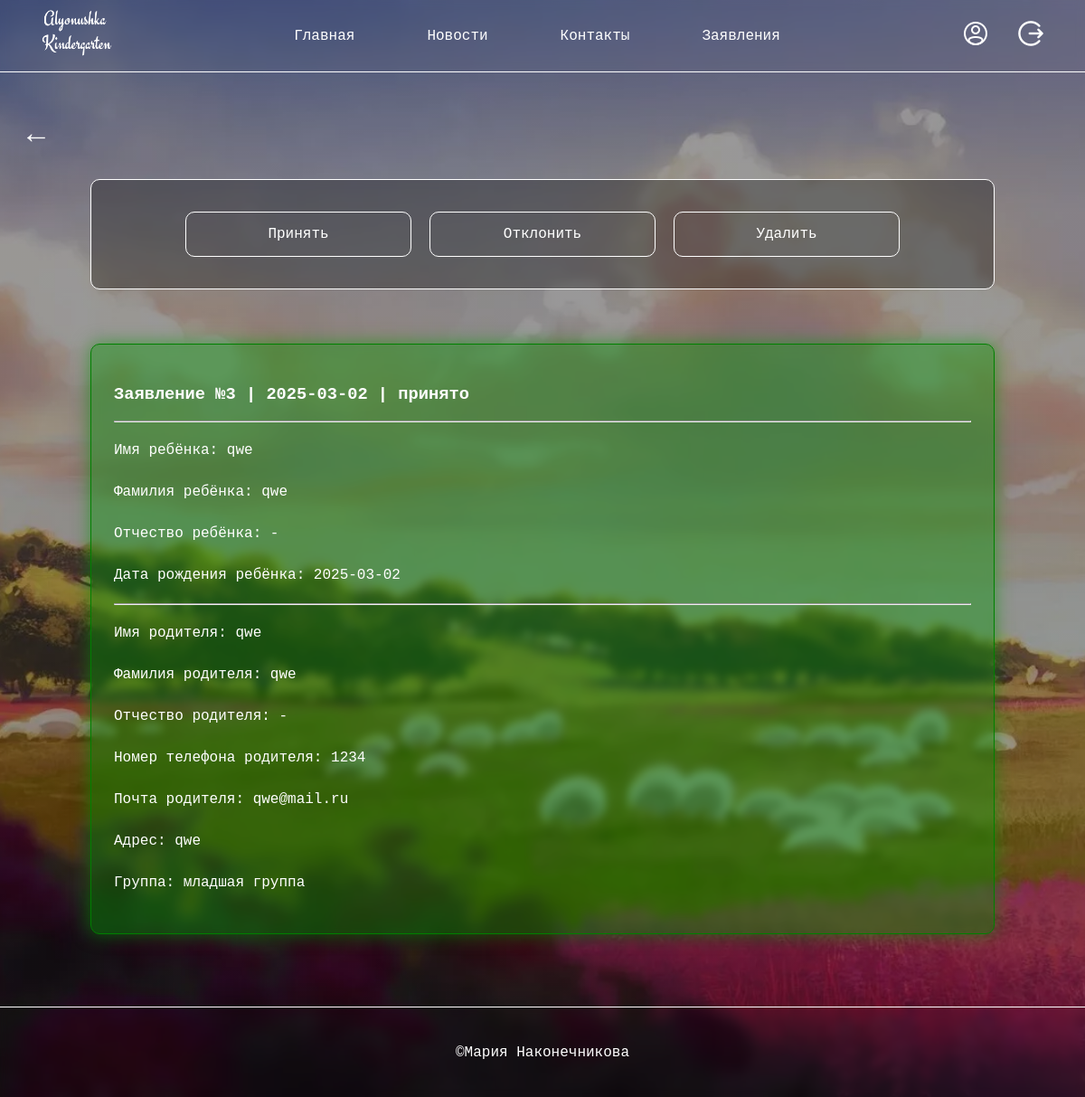
The app's page /static/index.php?page=applications&id_for_application_processing=3 (signed in) with its own data.
### tables this page shows
CREATE TABLE `applications` (
  `id` int(12) NOT NULL,
  `login` varchar(50) NOT NULL COMMENT 'Логин пользователя',
  `child_name` varchar(50) NOT NULL COMMENT 'Имя ребёнка',
  `child_surname` varchar(50) NOT NULL COMMENT 'Фамилия ребёнка',
  `child_patronymic` varchar(50) NOT NULL DEFAULT 'none' COMMENT 'Отчество ребёнка',
  `child_birthdate` date NOT NULL COMMENT 'Дата рождения ребёнка',
  `parent_name` varchar(50) NOT NULL COMMENT 'Имя родителя',
  `parent_surname` varchar(50) NOT NULL COMMENT 'Фамилия родителя',
  `parent_patronymic` varchar(50) NOT NULL DEFAULT 'none' COMMENT 'Отчество родителя',
  `parent_phone` varchar(50) NOT NULL COMMENT 'Номер телефона родителя',
  `parent_email` varchar(50) NOT NULL DEFAULT 'none' COMMENT 'Почта родителя',
  `address` varchar(50) NOT NULL COMMENT 'Адрес проживания',
  `desired_group` varchar(50) NOT NULL COMMENT 'Группа (младшая, средняя, старшая)',
  `application_date` date NOT NULL COMMENT 'Дата подачи заявления',
  `status` varchar(50) NOT NULL DEFAULT 'не рассмотрено' COMMENT 'Статус заявления (не рассмотрен, принят, отклонён)'
);

### app/Application.php (the view, shortened to what this page needs)
<?php
class Application {
    public function processing_of_applications(string $id_application): void {
        $connect = connect_data_base();
        if ($connect->connect_error) {
            die('<p class="error-text">Ошибка подключения к базе данных!</p>');
        } else {
            if ($this->checking_the_existence_application_for_processing($id_application)) {
                $stmt = $connect->prepare('SELECT `id`, `child_name`, `child_surname`, `child_patronymic`, `child_birthdate`, `parent_name`, `parent_surname`, `parent_patronymic`, `parent_phone`, `parent_email`, `address`, `desired_group`, `application_date`, `status` FROM `applications` WHERE `id` = ?');
                $stmt->bind_param('s', $id_application);
                $stmt->execute();
                $result = $stmt->get_result();
                while ($row = $result->fetch_assoc()) {
                    $class_application = '';
                    switch ($row['status']) {
                        case 'принято':
                            $class_application = 'accepted-processing';
                            break;
                    }
                    echo '
                        <div class="panel '. $class_application .'">
                            <h3>Заявление №'. $row['id'] .' | '. $row['application_date'] .' | '. $row['status'] .'</h3>
                            <hr>
                            <p>Имя ребёнка: '. $row['child_name'] .'</p>
                            <p>Фамилия ребёнка: '. $row['child_surname'] .'</p>
                            <p>Отчество ребёнка: '. ($row['child_patronymic'] == '' ? '-' : $row['child_patronymic']) .'</p>
                            <p>Дата рождения ребёнка: '. $row['child_birthdate'] .'</p>
                            <hr>
                            <p>Имя родителя: '. $row['parent_name'] .'</p>
                            <p>Фамилия родителя: '. $row['parent_surname'] .'</p>
                            <p>Отчество родителя: '. ($row['parent_patronymic'] == '' ? '-' : $row['parent_patronymic']) .'</p>
                            <p>Номер телефона родителя: '. $row['parent_phone'] .'</p>
                            <p>Почта родителя: '. $row['parent_email'] .'</p>
                            <p>Адрес: '. $row['address'] .'</p>
                            <p>Группа: '. $row['desired_group'] .'</p>
                        </div>
                    ';
                }
            } else {
                header('Location: /static/index.php?page=applications&error_application=the_application_does_not_exist');
            }
        }
    }
    private function checking_the_existence_application_for_processing(string $id_application): bool {
        $connect = connect_data_base();
        if ($connect->connect_error) {
            die('<p class="error-text">Ошибка подключения к базе данных!</p>');
        } else {
            $stmt = $connect->prepare('SELECT `id` FROM `applications` WHERE `id` = ?');
            $stmt->bind_param('s', $id_application);
            $stmt->execute();
            $result = $stmt->get_result();
            if ($result->num_rows > 0) {
                return true;
            } else {
                return false;
            }
        }
    }
}

### static/styles/style.css (style rules this page uses)
* { box-sizing: border-box; transition: all 0.2s; }
@media (prefers-color-scheme: light) { :root { color-scheme: light; --bg-body: white; --color-text: white; --link-hover: rgb(66, 66, 66); --bg-carts: rgb(179, 179, 179); --color-border: white; --accent-color: rgb(255, 148, 9); --hover-bg-blur: rgba(0, 0, 0, 0.253); } }
html, body { scrollbar-width: thin; scrollbar-color: white black; width: 100%; height: 100%; padding: 0; margin: 0; font-family: "Juila Mono", monospace; overflow: auto; font-size: 12pt; background-color: var(--bg-body); background-image: linear-gradient(rgba(0, 0, 0, 0.4), rgba(0, 0, 0, 0.4)), url("../images/bg.webp"); background-position: center; background-repeat: no-repeat; background-size: cover; color: var(--color-text); }
h1, h2, h3 { color: var(--color-text); }
p { line-height: 30px; }

### records on screen
applications: id "3", application_date "2025-03-02", status "принято", child_name "qwe", child_surname "qwe", child_birthdate "2025-03-02", parent_name "qwe", parent_surname "qwe", parent_phone "1234", parent_email "qwe@mail.ru", address "qwe", desired_group "младшая группа"
